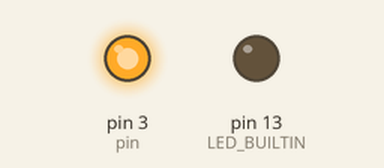
A sketch run on a simulated Arduino Uno, built with avr-gcc and run on an emulated ATmega328P. Shown: output pins drawn as LEDs (lit = HIGH).

Above: at 1.0 s.
At 3.0 s:
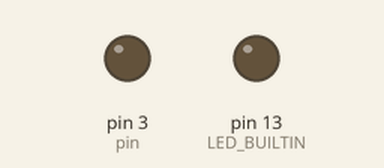
Timing chart, 0 to 5.2 s (numbered marks = the images above):
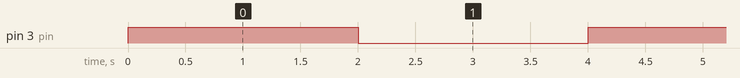

The sketch:

1.0_LedTest.ino
```cpp
int time = 2;
int pin = 3;

void setup() {
    pinMode(LED_BUILTIN, OUTPUT);
    pinMode(pin, OUTPUT);
}

void loop() {
    digitalWrite(LED_BUILTIN, LOW);
    digitalWrite(pin, HIGH);
    delay(1000 * time);
    digitalWrite(pin, LOW);
    delay(1000 * time);
}
```

Measured:
- by itself, pin 3 (pin): alternates HIGH for 2.0 s and LOW for 2.0 s
